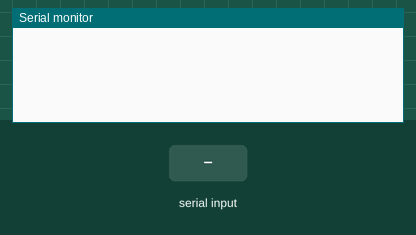
Recording of a sketch running on a simulated Arduino Uno, built with avr-gcc and run on an emulated ATmega328P. Shown: the last lines printed to the serial monitor. Wiring (inferred from the names in the program): 24Cxx EEPROM at I2C address 0x53. Inputs (shaded band) come from the test bench. EEPROM starts erased.

Above: at 0.9 s.
1.0 s: "1" received over Serial
At 3.5 s:
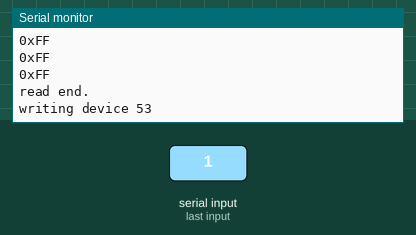
At 5.9 s:
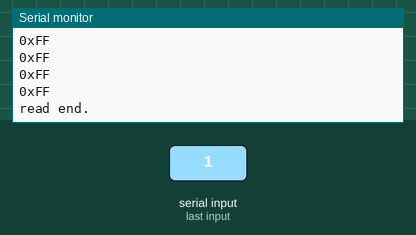
Timing chart, 0 to 7.4 s (numbered marks = the images above; inputs shaded):
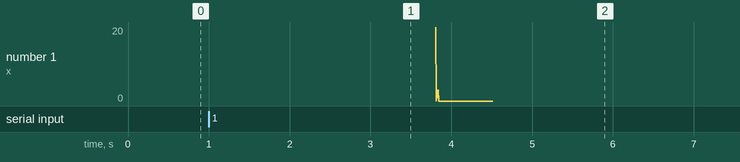

The sketch:

Reset.ino
```cpp
//
//    FILE: Reset.ino
//  AUTHOR: Ludovic Guégan
// VERSION: 0.1
// PURPOSE: Reset chip for Ricoh SP112 toner
//    DATE: 2016-03-03
//     URL: https://github.com/lugu/reset_sp112
//
// Released to the public domain
//

#include <Wire.h>

// the content to flash on the eeprom to reset the chip.
// defines:
// 	* unsigned int dump_bin_len;
// 	* unsigned char dump_bin[];
#include "reset_bin.h"

// Set current address:
//	master send start condition
//	master send eeprom address + read bit
//	master send data address
//	master send start condition
unsigned int setCurrentAddress(int eeprom, unsigned int address) {

	Wire.beginTransmission(eeprom);

	byte size = Wire.write(address);
	if (size == 0) {
		Serial.println("Failed to write address");
		return 10;
	}
	byte error = Wire.endTransmission(false);
	if (error == 0) {
		// Serial.println("tranmission success");
	} else if (error == 1) {
		Serial.println("data too long to fit in buffer");
	} else if (error == 2) {
		Serial.println("receive NAK when transmiting address");
	} else if (error == 3) {
		Serial.println("receive NAK when transmiting data");
	} else if (error == 4) {
		Serial.println("other error");
	} else {
		Serial.println("unknown error");
	}

	// return error value
	return error;
}

// Current read:
// 	master send eeprom address + read bit
// 	device respond with data
// 	master send stop condition
unsigned int printCurrentAddress(int eeprom) {
	byte size = Wire.requestFrom(eeprom, 1, true);
	if (size == 0) {
	}
	if (Wire.available()) {
		byte rdata = Wire.read();
		Serial.print("0x");
		Serial.print(rdata, HEX);
		Serial.println("");
		return 0;
	} else {
		Serial.println("no data available from device");
		return 1;
	}
}

// Current write:
// 	master send eeprom address + write bit
// 	master send data
// 	master send stop condition
unsigned int randomWrite(int eeprom, unsigned int address, byte data) {

	Wire.beginTransmission(eeprom);

	byte size = Wire.write(address);
	if (size == 0) {
		Serial.println("Failed to write address");
		return 1;
	}
	size = Wire.write(data);
	if (size == 0) {
		Serial.println("Failed to write data");
		return 2;
	}

	byte error = Wire.endTransmission(true);
	if (error == 0) {
		// Serial.println("tranmission success");
	} else if (error == 1) {
		Serial.println("data too long to fit in buffer");
	} else if (error == 2) {
		Serial.println("receive NAK when transmiting address");
	} else if (error == 3) {
		Serial.println("receive NAK when transmiting data");
	} else if (error == 4) {
		Serial.println("other error");
	} else {
		Serial.println("unknown error");
	}

	delay(5); // wait 5 ms, a write cycle

	return error;
}

// Random read:
//	1. set current address
//	2. read current address
unsigned int printRandomAddress(int eeprom, unsigned int address) {

	if (setCurrentAddress(eeprom, address) != 0) {
		Serial.println("failed to set current address");
		return 1;
	}
	delay(5); // wait 5 ms between write and read

	if (printCurrentAddress(eeprom) != 0) {
		Serial.println("failed to read current address");
		return 2;
	}
	return 0;
}

// display the content of the eeprom
void eepromRead(unsigned int eeprom) {

	Serial.print("reading device ");
	Serial.print(eeprom, HEX);
	Serial.println("");

	unsigned int address;
	for (address = 0; address < 256; address++) {
		if (printRandomAddress(eeprom, address) != 0) {
			Serial.print("Read failed at ");
			Serial.print(address, HEX);
			Serial.println("!");
			break;
		}
	}
	Serial.println("read end.");
}

// erase the content of the eeprom
void eepromWrite(unsigned int eeprom, unsigned char data[],
		unsigned int data_length) {

	Serial.print("writing device ");
	Serial.print(eeprom, HEX);
	Serial.println("");

	unsigned int address;
	for (address = 0; address < data_length; address++) {
		if (randomWrite(eeprom, address, data[address]) != 0) {
			Serial.print("Write failed at ");
			Serial.print(address, HEX);
			Serial.println("!");
			break;
		}
	}
	Serial.println("write finished.");
}

// initialize serial connection and wait for user input.
// initialize i2c bus after user input.
void initialize(void) {

	Serial.begin(115200);
	while (!Serial.available()) {
		; // wait for serial port to connect
	}
	Serial.println("Let's start!");

	// define the i2c bus speed
	// 400kHz, 800kHz or 1MHz
	unsigned int clock = 800000L;

	Wire.begin();
	Wire.setClock(clock);
	Serial.println("I2C bus initalized!");
}

// erase the content of the eeprom with the value of
void work(void) {

	// eeprom address on the i2c bus
	// 0x53 = 83 = 1010011 = 1010 A0=0 A1=1 A2=1
	unsigned int eeprom = 0x53;

	eepromRead(eeprom);
	eepromWrite(eeprom, dump_bin, dump_bin_len);
	eepromRead(eeprom);
}

void setup(void) {

	initialize();
	work();
}

void loop() {}
```

Source omitted: reset_bin.h (data table, 1644 bytes)

Measured:
- after the input at 1.0 s, the serial monitor: prints a new line at once (image 1)
